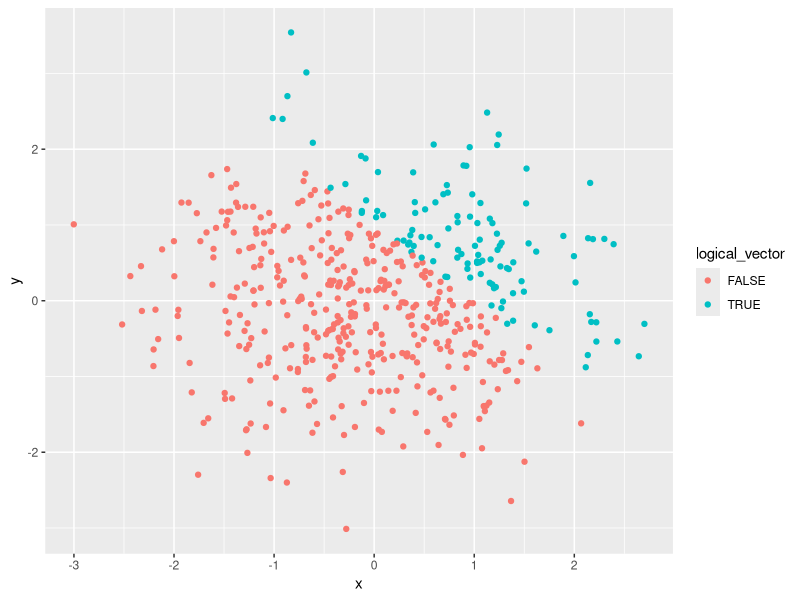
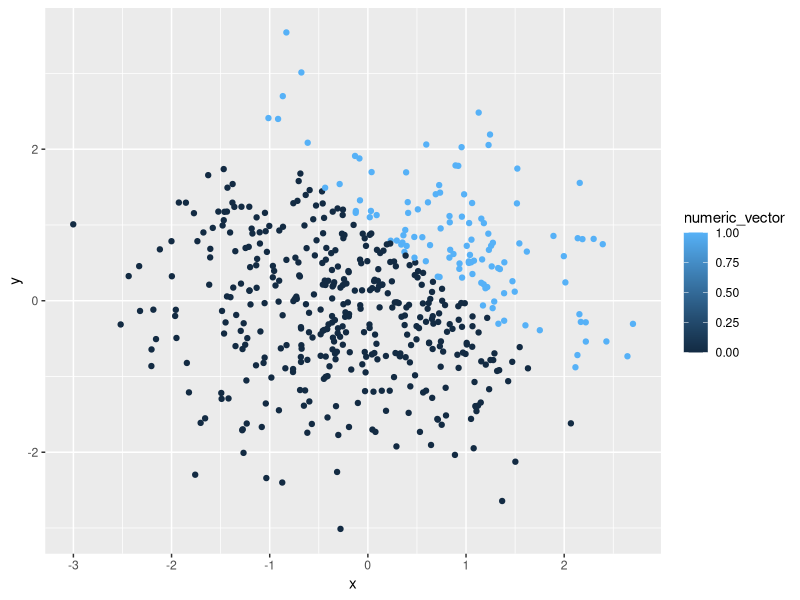
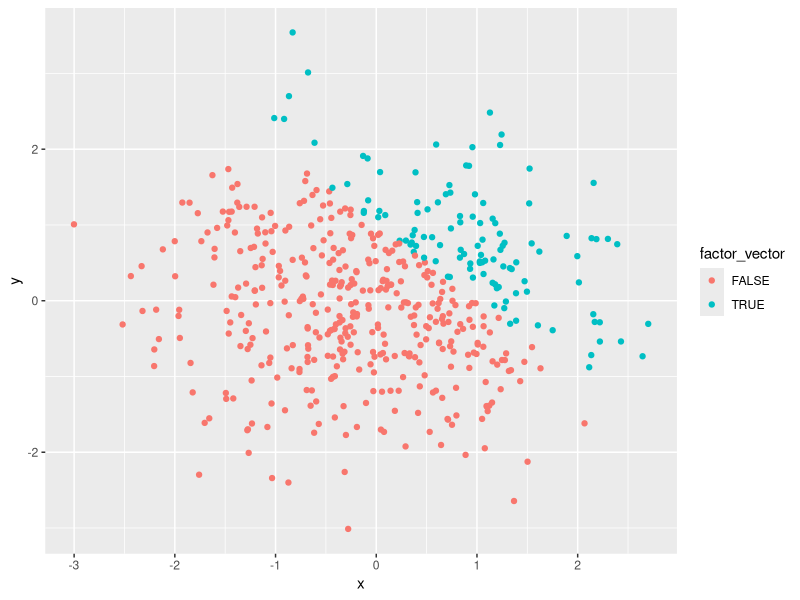
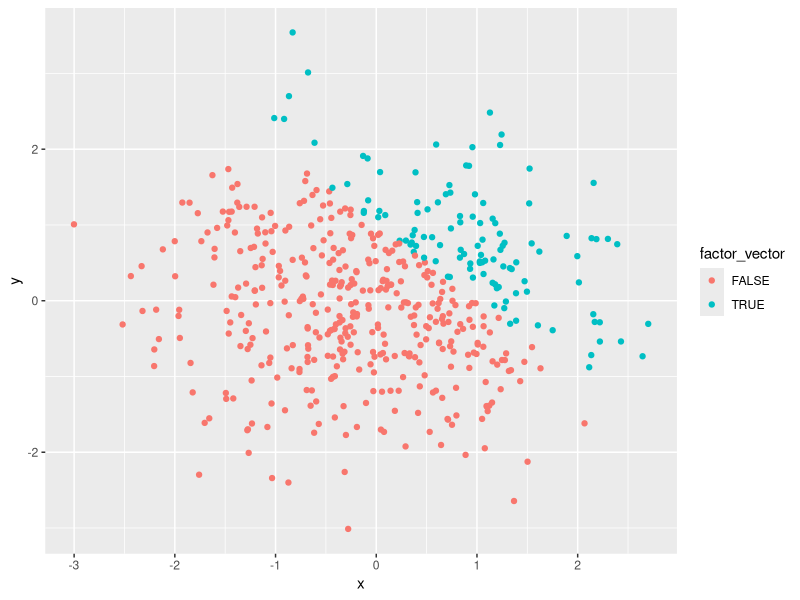

These charts were generated, in order, by the following R code:
## ---- chunk 1
set.seed(10)

library (tidyverse)

problem1_df =tibble(
  sample=rnorm(8),
  logical_vector = sample > 0,
  char_vector = c("Help", "am", "I", "doing", "this", "correctly", "ahh", "ahh"),
  factor_vector = factor(c("red", "yellow", "blue", "red", "yellow", "blue","red", "red"))
)

mean(pull(problem1_df, sample))

mean(pull(problem1_df, logical_vector))

mean(pull(problem1_df, char_vector))

mean(pull(problem1_df, factor_vector))

## ---- chunk 2
set.seed(10)

problem2_df = tibble(
  x = rnorm (500),
  y = rnorm (500),
  logical_vector = x + y > 1,
  numeric_vector = as.numeric (logical_vector),
  factor_vector = as.factor (logical_vector),
)
## ---- chunk 3
plota = ggplot(problem2_df, aes(x, y, color = logical_vector)) + geom_point()
plota

plotb = ggplot(problem2_df, aes(x, y, color = numeric_vector)) + geom_point()
plotb

plotc= ggplot(problem2_df, aes(x, y, color = factor_vector)) + geom_point()
plotc

ggsave("plota.png", height = 4, width = 6)

